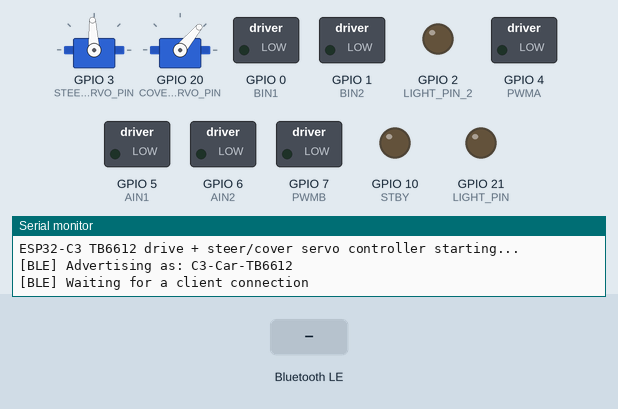
A program run on a simulated ESP32-C3. Parts: 2 × servo, switched loads named in the program (green lamp = pin HIGH), output pins drawn as LEDs (lit = HIGH), the last lines printed to the serial monitor. The inputs (shaded band) are chosen by the test bench. Nothing arrives over Bluetooth unless stated; servo pulses on a pin are drawn as a servo (544–2400 µs = 0–180°); a phone connects over Bluetooth LE 3 s after start.

Above: at 1.2 s.
1.3 s: Bluetooth LE write "H" received
At 1.9 s:
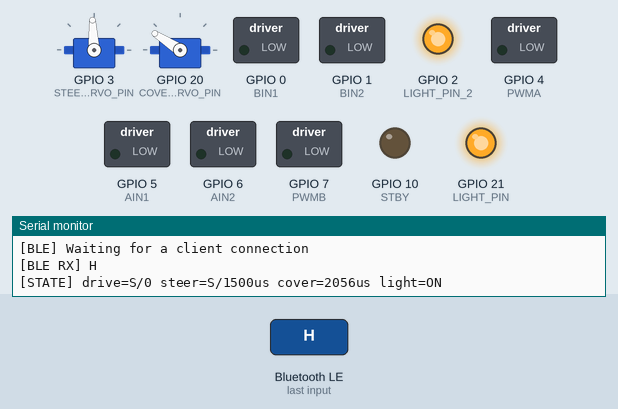
4.3 s: Bluetooth LE write "0" received
Timing chart, 0 to 7.3 s (numbered marks = the images above; inputs shaded):
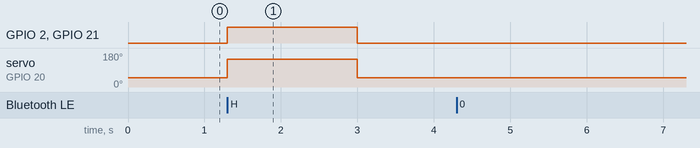

Measured:
- after the input at 1.3 s, GPIO 2 (LIGHT_PIN_2), GPIO 21 (LIGHT_PIN): LOW → HIGH at once, → LOW 1.7 s later; servo on GPIO 20 (COVER_SERVO_PIN): 50° → 147° at once, → 50° 1.7 s later

The program:

main.cpp
```cpp
/*
  ESP32-C3 小车：TB6612 双电机驱动 + 转向舵机 + 灯罩舵机

  目标开发板：ESP32C3 PRO MINI（或 ESP32-C3 SuperMini）
  构建工具：PlatformIO（board = esp32-c3-devkitc-02，framework = arduino）

  电机与舵机布局（两个 TT 驱动电机 + 两个 GH-S43D 舵机）：
    TB6612 A 通道 (PWMA/AIN1/AIN2) -> 驱动电机 1（AO1/AO2）：前进 / 后退
    TB6612 B 通道 (PWMB/BIN1/BIN2) -> 驱动电机 2（BO1/BO2）：前进 / 后退
    转向舵机（GPIO3，PWM 50Hz）   -> 前轮转向：左 / 右，超时后自动回中
    灯罩舵机（GPIO20，PWM 50Hz）  -> 车灯罩：随车灯联动，不回中

  F 前进：两个驱动电机同时正转（速度滑杆速度）
  B 后退：两个驱动电机同时反转（速度滑杆速度）
  L 左转：转向舵机转到左位，STEER_TIMEOUT_MS 内无新转向指令则自动回中
  R 右转：转向舵机转到右位，STEER_TIMEOUT_MS 内无新转向指令则自动回中
  S 停止：两路驱动立即停 + 转向舵机回中（灯罩舵机不受影响）
  H 车灯：前大灯 + 尾灯 + 第二路车灯(GPIO2)开/关切换，灯罩舵机联动（开灯=开罩、关灯=关罩，不回中）

  前进/后退速度由 0..9 档 / 速度滑杆控制；左/右转由转向舵机定位，不受速度滑杆影响。
  F/B 与 L/R 可同时生效（前进/后退的同时转向）。

  串口监听：该开发板只有原生 USB（USB-C），没有 USB 转串口芯片。必须在
  platformio.ini 中开启 -DARDUINO_USB_MODE=1 与 -DARDUINO_USB_CDC_ON_BOOT=1，
  让 Serial 走原生 USB CDC；否则 Serial 指向 UART0（GPIO20/21），USB-C 上
  收不到任何输出。原生 USB CDC 的波特率由主机协商，串口监视器设为 115200
  （或任意值）均可正常监听。

  接线：
  TB6612                    ESP32-C3
  PWMA, AIN1, AIN2          GPIO 4, 5, 6      // 驱动电机 1（AO1/AO2）
  PWMB, BIN1, BIN2          GPIO 7, 0, 1      // 驱动电机 2（BO1/BO2）
  STBY                      GPIO 10
  VCC                       3V3
  GND                       GND（必须与电机电源共地）
  VM                        电机电源（按 TT 电机额定电压，通常 3~6V）
  AO1/AO2                   驱动电机 1 两根线
  BO1/BO2                   驱动电机 2 两根线

  转向舵机（GH-S43D，3 线） ESP32-C3
  信号线（橙/黄）           GPIO 3（PWM 50Hz）
  VCC                       3.6~4.8V（如 5V 轨或 1S 锂电，切勿超压）
  GND                       GND（与主控共地）

  灯罩舵机（GH-S43D，3 线） ESP32-C3
  信号线（橙/黄）           GPIO 20（PWM 50Hz）
  VCC                       3.6~4.8V
  GND                       GND（与主控共地）

  车灯（LED，需串 ~220Ω 限流电阻）
  前大灯 + 尾灯 阳极        GPIO 21（两灯并联，同亮同灭）
  第二路车灯 阳极           GPIO 2（与 GPIO21 同亮同灭，注意 GPIO2 是启动 strap 脚）
  各灯 阴极                 GND（共地）

  注意：切勿用 3V3 给电机供电，电机电源只能走 VM（电池）。
  舵机工作电压 3.6~4.8V，用 3V3 供电偏低、可能无力甚至不动作，
  建议单独接 5V（USB 供电时）或 1S 锂电（3.7~4.2V）。
  ESP32-C3 的启动/strap 脚是 GPIO2、GPIO8、GPIO9。本项目把 GPIO2 用作第二路
  车灯控制（与 GPIO21 同亮同灭）：GPIO2 上电时内部上拉，串限流电阻驱动 LED 到
  GND 不影响正常启动；但切勿在 GPIO2 上接会把电平硬拉低的负载，否则复位/上电时
  可能进入下载模式。GPIO0/GPIO1/GPIO3 是普通 GPIO，接 BIN1/BIN2 与转向舵机
  不影响烧录与启动。
  GPIO20/GPIO21 原本是 UART0 的 RX/TX，本项目串口走原生 USB CDC，
  它们空闲，故 GPIO20 用作灯罩舵机信号、GPIO21 用作车灯控制脚。

  BLE 指令（通过 BLE UART/GATT 应用程序发送文本）：
  F = 前进（两个驱动电机正转）
  B = 后退（两个驱动电机反转）
  L = 左转（转向舵机左位，超时自动回中）
  R = 右转（转向舵机右位，超时自动回中）
  S = 停止（急停，驱动停 + 转向舵机回中）
  H = 车灯 开/关（切换，前大灯 + 尾灯 + 第二路车灯 + 灯罩舵机联动）
  0..9 = 设置前进/后退速度（0..255 分 10 级）

  安全保护：
    1) 转向舵机自动回中：L/R 设定角度后，若 STEER_TIMEOUT_MS 内没有新的
       L/R 指令，自动回到中位；需要立即回正可发送 S。
    2) 灯罩舵机不回中：随车灯状态保持开罩/关罩角度，不自动复位。
    3) 全局失联保护：运动中若 FAILSAFE_MS 内没有任何指令，自动停车（只停
       驱动，转向舵机由其自身超时回中）。把 FAILSAFE_MS 设为 0 可关闭。

  设备名称：C3-Car-TB6612
*/

#include <BLEDevice.h>
#include <BLEServer.h>
#include <BLEUtils.h>

// Custom BLE UART-like service and writable command characteristic.
static const char *DEVICE_NAME = "C3-Car-TB6612";
static const char *SERVICE_UUID = "6E400001-B5A3-F393-E0A9-E50E24DCCA9E";
static const char *COMMAND_UUID = "6E400002-B5A3-F393-E0A9-E50E24DCCA9E";

// A 通道：驱动电机 1（前进 / 后退） -> AO1/AO2
constexpr uint8_t PWMA = 4;
constexpr uint8_t AIN1 = 5;
constexpr uint8_t AIN2 = 6;
// B 通道：驱动电机 2（前进 / 后退） -> BO1/BO2
constexpr uint8_t PWMB = 7;
constexpr uint8_t BIN1 = 0;
constexpr uint8_t BIN2 = 1;
constexpr uint8_t STBY = 10;

// 转向舵机信号脚（前轮左右，超时自动回中）
constexpr uint8_t STEER_SERVO_PIN = 3;
// 灯罩舵机信号脚（随车灯联动，不回中）
constexpr uint8_t COVER_SERVO_PIN = 20;
// 车灯（前大灯 + 尾灯并联，LED 直驱，需串 ~220Ω 限流电阻）
constexpr uint8_t LIGHT_PIN = 21;
// 第二路车灯（与 LIGHT_PIN 同亮同灭）。注意：GPIO2 是启动 strap 脚，见文件头说明。
constexpr uint8_t LIGHT_PIN_2 = 2;

constexpr uint32_t SERVO_FREQ_HZ = 50;          // 标准舵机 PWM 频率
constexpr uint8_t SERVO_RESOLUTION_BITS = 14;   // ESP32-C3 LEDC 最高 14 位

// 转向舵机脉宽（微秒）。典型 1000~2000us，中位 1500us。
// 若左/右方向相反，交换下面两个值即可；
// 若转向角度过大顶到机械限位，可向中间收窄（如 1200/1800）。
constexpr uint16_t STEER_CENTER_US = 1500;
constexpr uint16_t STEER_LEFT_US = 1000;
constexpr uint16_t STEER_RIGHT_US = 2000;

// 灯罩舵机脉宽（微秒）：开灯=开罩、关灯=关罩，方向反了交换两者即可。
// 按 1000~2000µs = 0~180°（约 5.56µs/°）换算，开罩/关罩各 +10° ≈ +56µs。
constexpr uint16_t COVER_OPEN_US = 2056;    // 约 190°
constexpr uint16_t COVER_CLOSED_US = 1056;  // 约 10°

constexpr unsigned long STEER_TIMEOUT_MS = 600; // 转向舵机自动回中时间
constexpr unsigned long FAILSAFE_MS = 1500;      // 全局失联保护，0 = 关闭
constexpr unsigned long STATUS_INTERVAL_MS = 3000;

uint8_t driveSpeed = 0;   // 前进/后退速度 0..255，默认 0：上电即停止
char driveState = 'S';    // 驱动状态：F / B / S
char steerState = 'S';    // 转向状态：L / R / S（S = 回中，超时自动回中）

bool lightOn = false;     // 车灯（前大灯 + 尾灯）+ 灯罩舵机联动

unsigned long lastCommandMs = 0;
unsigned long lastSteerMs = 0;   // 最后一次转向指令时间，用于自动回中

bool bleConnected = false;
BLEServer *bleServer = nullptr;
BLEAdvertising *bleAdvertising = nullptr;
unsigned long lastSerialStatusMs = 0;

// 舵机脉宽（微秒）转 LEDC 占空比（14 位 @ 50Hz，周期 20000us）
uint32_t servoDuty(uint16_t pulseUs) {
  pulseUs = constrain(pulseUs, 500, 2500);  // 夹到舵机安全范围
  return (uint32_t)pulseUs * ((1UL << SERVO_RESOLUTION_BITS) - 1) /
         (1000000UL / SERVO_FREQ_HZ);
}

void servoWrite(uint8_t pin, uint16_t pulseUs) {
  ledcWrite(pin, servoDuty(pulseUs));
}

uint16_t currentSteerUs() {
  if (steerState == 'L') return STEER_LEFT_US;
  if (steerState == 'R') return STEER_RIGHT_US;
  return STEER_CENTER_US;
}

uint16_t currentCoverUs() {
  return lightOn ? COVER_OPEN_US : COVER_CLOSED_US;
}

void applyLights() {
  digitalWrite(LIGHT_PIN, lightOn ? HIGH : LOW);
  digitalWrite(LIGHT_PIN_2, lightOn ? HIGH : LOW);  // 第二路车灯与主车灯同亮同灭
  servoWrite(COVER_SERVO_PIN, currentCoverUs());  // 灯罩舵机随灯联动
}

void lightsOff() {
  lightOn = false;
  applyLights();
}

void setMotor(uint8_t pwmPin, uint8_t in1, uint8_t in2, int speed) {
  speed = constrain(speed, -255, 255);
  if (speed > 0) {
    digitalWrite(in1, HIGH);
    digitalWrite(in2, LOW);
    analogWrite(pwmPin, speed);
  } else if (speed < 0) {
    digitalWrite(in1, LOW);
    digitalWrite(in2, HIGH);
    analogWrite(pwmPin, -speed);
  } else {
    analogWrite(pwmPin, 0);
    digitalWrite(in1, LOW);
    digitalWrite(in2, LOW);
  }
}

void applyOutputs() {
  // 两个驱动电机：同向驱动（前进 / 后退）
  int drive = 0;
  if (driveState == 'F') {
    drive = driveSpeed;
  } else if (driveState == 'B') {
    drive = -driveSpeed;
  }
  setMotor(PWMA, AIN1, AIN2, drive);
  setMotor(PWMB, BIN1, BIN2, drive);

  // 转向舵机：定位（L/R，超时自动回中）
  servoWrite(STEER_SERVO_PIN, currentSteerUs());

  // 驱动停止时关断 TB6612，省电
  digitalWrite(STBY, (driveState != 'S') ? HIGH : LOW);
}

void stopDrive() {
  driveState = 'S';
  applyOutputs();  // 只停驱动，转向舵机保持（由其自身超时回中）
}

void stopAll() {
  driveState = 'S';
  steerState = 'S';
  applyOutputs();  // 停车 + 转向舵机回中
}

// 打印当前状态
void logState() {
  Serial.print("[STATE] drive=");
  Serial.print(driveState);
  Serial.print("/");
  Serial.print(driveSpeed);
  Serial.print(" steer=");
  Serial.print(steerState);
  Serial.print("/");
  Serial.print(currentSteerUs());
  Serial.print("us cover=");
  Serial.print(currentCoverUs());
  Serial.print("us light=");
  Serial.print(lightOn ? "ON" : "OFF");
  Serial.println();
}

void handleCommand(String command) {
  command.trim();
  command.toUpperCase();
  if (command.length() == 0) return;

  const char c = command.charAt(0);
  lastCommandMs = millis();

  if (c >= '0' && c <= '9') {
    driveSpeed = static_cast<uint8_t>((c - '0') * 255 / 9);
    applyOutputs();  // 行驶中调速度立即生效
    logState();
    return;
  }

  switch (c) {
    case 'F': driveState = 'F'; break;
    case 'B': driveState = 'B'; break;
    case 'L':
      steerState = 'L';
      lastSteerMs = millis();   // 超时后自动回中
      break;
    case 'R':
      steerState = 'R';
      lastSteerMs = millis();   // 超时后自动回中
      break;
    case 'S':
      driveState = 'S';
      steerState = 'S';   // 停车 + 转向舵机回中
      break;
    case 'H':
      lightOn = !lightOn;   // 车灯 + 灯罩舵机联动
      break;
    default:
      // 未知指令按停止处理，保证安全
      driveState = 'S';
      steerState = 'S';
      break;
  }
  applyOutputs();
  applyLights();
  logState();
}

class ServerCallbacks : public BLEServerCallbacks {
  void onConnect(BLEServer *) override {
    bleConnected = true;
    Serial.println("[BLE] Client connected");
    stopAll();   // 连接即停 + 转向舵机回中，避免上电前残留状态
    lightsOff();  // 灯归零（关灯 + 关罩），与上位机状态保持一致
  }

  void onDisconnect(BLEServer *) override {
    bleConnected = false;
    Serial.println("[BLE] Client disconnected; advertising restarted");
    stopAll();
    lightsOff();
    if (bleAdvertising != nullptr) bleAdvertising->start();
  }
};

class CommandCallbacks : public BLECharacteristicCallbacks {
  void onWrite(BLECharacteristic *characteristic) override {
    String value = characteristic->getValue();
    if (value.length() > 0) {
      Serial.print("[BLE RX] ");
      Serial.println(value);
      handleCommand(value);
    }
  }
};

void setup() {
  Serial.begin(115200);
  // 原生 USB CDC 在主机打开串口前 !Serial 为真；最多等待 5 秒，
  // 既能在监视器已打开时收到启动信息，又不会阻塞 BLE 启动。
  const unsigned long serialWaitStart = millis();
  while (!Serial && millis() - serialWaitStart < 5000) {
    delay(10);
  }
  Serial.println();
  Serial.println("ESP32-C3 TB6612 drive + steer/cover servo controller starting...");

  pinMode(PWMA, OUTPUT);
  pinMode(AIN1, OUTPUT);
  pinMode(AIN2, OUTPUT);
  pinMode(PWMB, OUTPUT);
  pinMode(BIN1, OUTPUT);
  pinMode(BIN2, OUTPUT);
  pinMode(STBY, OUTPUT);

  pinMode(LIGHT_PIN, OUTPUT);
  pinMode(LIGHT_PIN_2, OUTPUT);

  // 两个舵机 PWM：50Hz、14 位，直接挂到 GPIO
  ledcAttach(STEER_SERVO_PIN, SERVO_FREQ_HZ, SERVO_RESOLUTION_BITS);
  ledcAttach(COVER_SERVO_PIN, SERVO_FREQ_HZ, SERVO_RESOLUTION_BITS);
  stopAll();    // 电机停 + 转向舵机回中
  lightsOff();  // 灯默认关闭（关罩）

  BLEDevice::init(DEVICE_NAME);
  bleServer = BLEDevice::createServer();
  bleServer->setCallbacks(new ServerCallbacks());

  BLEService *service = bleServer->createService(SERVICE_UUID);
  BLECharacteristic *commandCharacteristic = service->createCharacteristic(
      COMMAND_UUID,
      BLECharacteristic::PROPERTY_WRITE | BLECharacteristic::PROPERTY_WRITE_NR);
  commandCharacteristic->setCallbacks(new CommandCallbacks());
  service->start();

  bleAdvertising = BLEDevice::getAdvertising();
  bleAdvertising->addServiceUUID(SERVICE_UUID);
  bleAdvertising->setScanResponse(true);
  bleAdvertising->start();
  Serial.print("[BLE] Advertising as: ");
  Serial.println(DEVICE_NAME);
  Serial.println("[BLE] Waiting for a client connection");
}

void loop() {
  const unsigned long now = millis();

  // 转向舵机自动回中：L/R 后 STEER_TIMEOUT_MS 内无新的转向指令则回中
  if (steerState != 'S' && (now - lastSteerMs) > STEER_TIMEOUT_MS) {
    steerState = 'S';
    applyOutputs();
    Serial.println("[STEER] auto-center");
  }

  // 全局失联保护：运动中长时间无任何指令则停车（转向舵机由其自身超时回中）
  if (FAILSAFE_MS > 0 && driveState != 'S' &&
      (now - lastCommandMs) > FAILSAFE_MS) {
    stopDrive();
    Serial.println("[FAILSAFE] no command; motors stopped");
  }

  // 周期性状态，便于串口监听
  if (now - lastSerialStatusMs >= STATUS_INTERVAL_MS) {
    lastSerialStatusMs = now;
    Serial.print("[STATUS] BLE=");
    Serial.print(bleConnected ? "connected" : "advertising");
    Serial.print(" drive=");
    Serial.print(driveState);
    Serial.print("/");
    Serial.print(driveSpeed);
    Serial.print(" steer=");
    Serial.print(steerState);
    Serial.print("/");
    Serial.print(currentSteerUs());
    Serial.print("us cover=");
    Serial.print(currentCoverUs());
    Serial.print("us light=");
    Serial.print(lightOn ? "ON" : "OFF");
    Serial.println();
  }
  delay(20);
}
```
